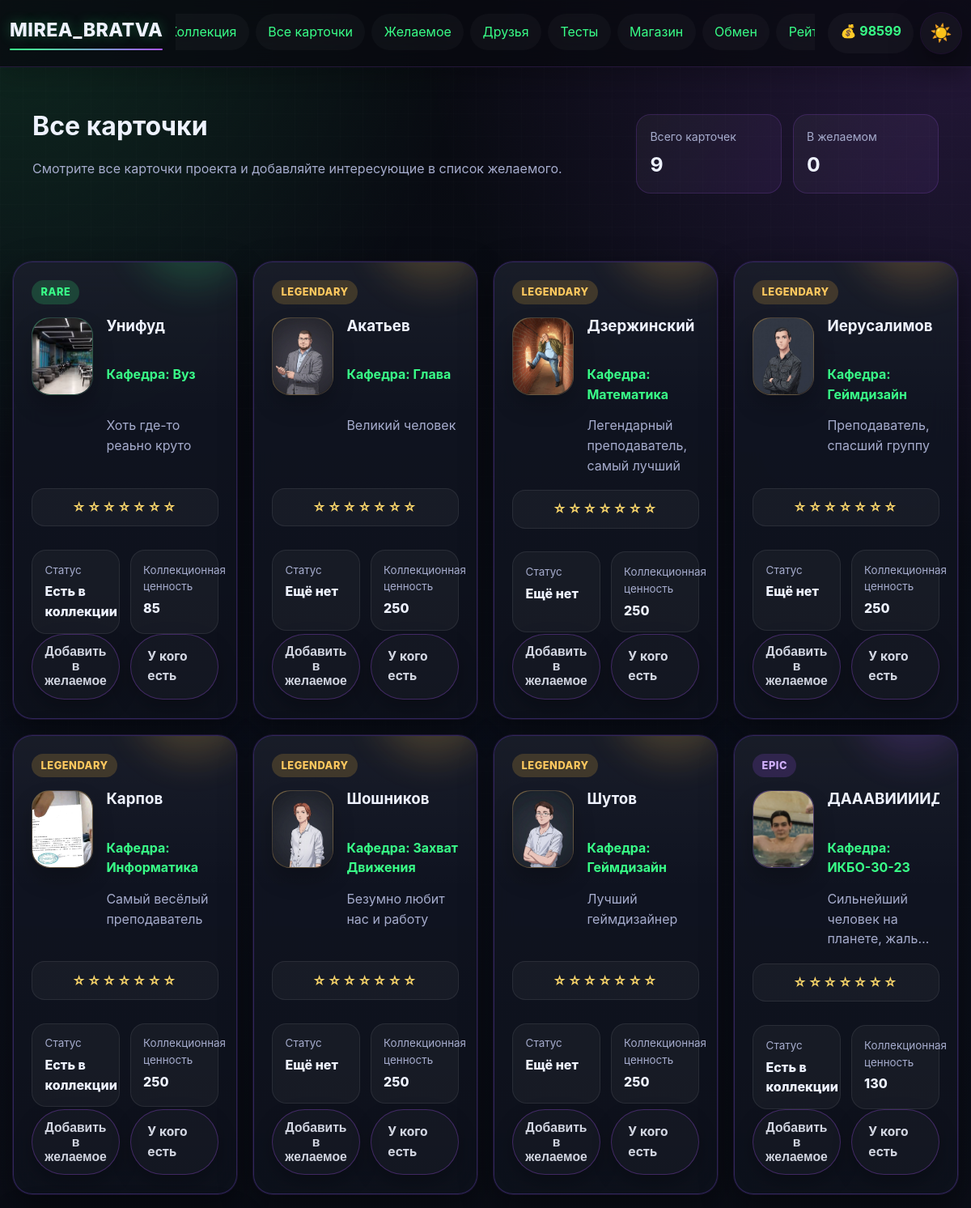
The page /cards (signed in, upper part) on the database as committed earlier.
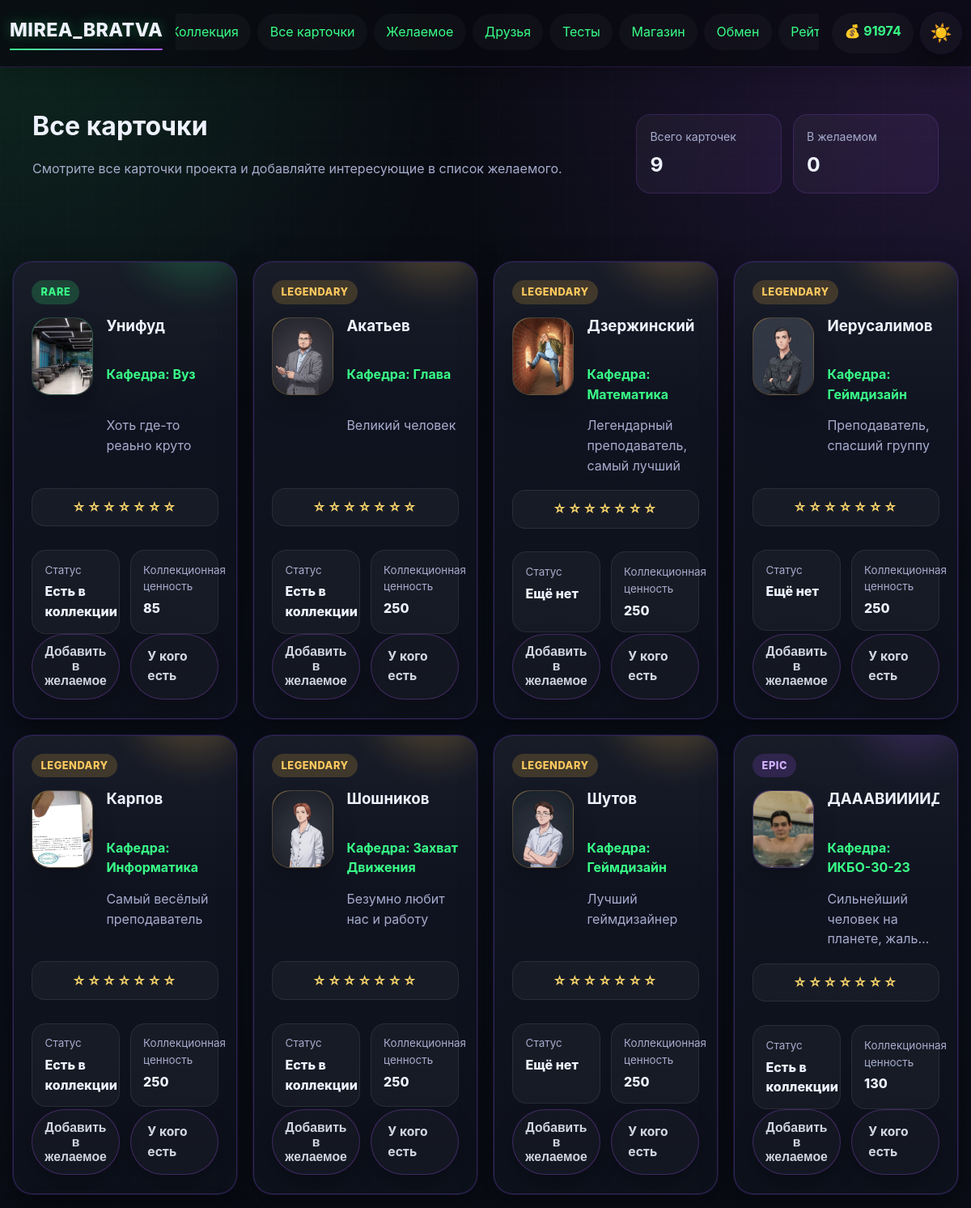
The same page on the database as committed later.
### app.py (models this page shows)
class User(UserMixin, db.Model):
    __tablename__ = 'user'
    id = db.Column(db.Integer, primary_key=True)
    username = db.Column(db.String(80), unique=True, nullable=False)
    email = db.Column(db.String(120), unique=True, nullable=False)
    password_hash = db.Column(db.String(200), nullable=False)
    coins = db.Column(db.Integer, default=100)
    profile_theme = db.Column(db.String(50), default='dark')
    avatar_frame = db.Column(db.String(50), default='none')
    bio = db.Column(db.Text, default='')
    owned_frames = db.Column(db.Text, default='[]')
    avatar_icon = db.Column(db.String(50), default='letter')
    created_at = db.Column(db.DateTime, default=datetime.utcnow)
    last_daily_bonus = db.Column(db.DateTime, default=None)

class Card(db.Model):
    __tablename__ = 'card'
    id = db.Column(db.Integer, primary_key=True)
    name = db.Column(db.String(100), nullable=False)
    description = db.Column(db.Text)
    rarity = db.Column(db.String(20), nullable=False)
    subject = db.Column(db.String(50), nullable=False)
    image_url = db.Column(db.String(200))
    base_price = db.Column(db.Integer, default=50)

### app.py (the view)
@app.route('/cards')
@login_required
def cards_catalog():
    cards = Card.query.order_by(Card.rarity.desc(), Card.name.asc()).all()
    wishlist_ids = {item.card_id for item in WishlistItem.query.filter_by(user_id=current_user.id).all()}
    owned_ids = {item.card_id for item in UserCard.query.filter_by(user_id=current_user.id).all()}
    return render_template('cards.html', cards=cards, wishlist_ids=wishlist_ids, owned_ids=owned_ids, get_card_letter=get_card_letter, get_card_stars_display=get_card_stars_display)

### app.py (called while the page is built)
@login_manager.user_loader
def load_user(user_id):
    return db.session.get(User, int(user_id))

def get_card_letter(card):
    return {
        'common': 'C',
        'rare': 'R',
        'epic': 'E',
        'legendary': 'L',
    }.get(card.rarity, '?')

def get_card_stars_display(star_level):
    star_level = max(0, int(star_level or 0))
    return '★' * star_level + '☆' * (7 - star_level)

### templates/cards.html (shortened to what this page needs)
{% extends "base.html" %}
{% from "_card_macros.html" import showcase_card %}
{% block content %}
<div class="collection-page">
    <div class="collection-hero hero-slim">
        <div>
            <h1>Все карточки</h1>
            <p class="collection-hint">Смотрите все карточки проекта и добавляйте интересующие в список желаемого.</p>
        </div>
        <div class="collection-stats">
            <div class="collection-stat">
                <span class="collection-stat-label">Всего карточек</span>
                <strong>{{ cards|length }}</strong>
            </div>
            <div class="collection-stat">
                <span class="collection-stat-label">В желаемом</span>
                <strong>{{ wishlist_ids|length }}</strong>
            </div>
        </div>
    </div>
    <div class="items-grid collection-grid collection-grid-enhanced">
        {% for card in cards %}
        {{ showcase_card(
            card=card,
            image_url=card.image_url,
            rarity=card.rarity,
            letter=get_card_letter(card),
            subject=card.subject,
            description=card.description,
            stars=get_card_stars_display(0),
            meta_items=[
                {'label': 'Статус', 'value': 'Есть в коллекции' if card.id in owned_ids else 'Ещё нет'},
                {'label': 'Коллекционная ценность', 'value': card.base_price}
            ],
            action_html=action_html,
            owner_url=url_for('card_owners', card_id=card.id)
        ) }}
        {% endfor %}
    </div>
</div>
{% endblock %}

### templates/base.html (shortened to what this page needs)
<!DOCTYPE html>
<html lang="ru">
<head>
    <link rel="stylesheet" href="{{ url_for('static', filename='css/style.css') }}">
</head>
<body class="{% if current_user.is_authenticated and current_user.profile_theme == 'light' %}light-theme{% else %}dark-theme{% endif %}">
    <nav class="navbar">
        <div class="nav-container">
            <a class="nav-logo" href="{{ url_for('index') }}">MIREA_BRATVA</a>
            <div class="nav-main">
                <ul class="nav-menu">
                    {% if current_user.is_authenticated %}
                        <li><a href="{{ url_for('collection') }}">Коллекция</a></li>
                        <li><a href="{{ url_for('cards_catalog') }}">Все карточки</a></li>
                        <li><a href="{{ url_for('wishlist') }}">Желаемое</a></li>
                        <li><a href="{{ url_for('friends') }}">Друзья</a></li>
                        <li><a href="{{ url_for('quizzes') }}">Тесты</a></li>
                        <li><a href="{{ url_for('shop') }}">Магазин</a></li>
                        <li><a href="{{ url_for('exchange') }}">Обмен</a></li>
                        <li><a href="{{ url_for('rating') }}">Рейтинг</a></li>
                    {% else %}
                        <li><a href="{{ url_for('login') }}">Вход</a></li>
                        <li><a href="{{ url_for('register') }}">Регистрация</a></li>
                    {% endif %}
                </ul>
            </div>
            {% if current_user.is_authenticated %}
            <div class="nav-actions">
                <div class="coins">💰 {{ current_user.coins }}</div>
                <a class="theme-toggle nav-pill" href="{{ url_for('toggle_theme') }}" title="Переключить тему">
                    {% if current_user.profile_theme == 'light' %}🌙{% else %}☀️{% endif %}
                </a>
            </div>
            {% endif %}
        </div>
    </nav>
    <main class="container">
        {% block content %}{% endblock %}
    </main>
</body>
</html>

### templates/_card_macros.html (shortened to what this page needs)
{% macro showcase_card(card, rarity, letter, subject, description, stars='', top_badge='', meta_items=[], action_html='', owner_url='', owner_label='У кого есть', image_url='') -%}
<article class="shop-item card-tile card-showcase card-standard rarity-{{ rarity }}">
    <div class="card-showcase-glow"></div>
    <div class="card-showcase-top">
        <span class="rarity-badge rarity-badge-{{ rarity }}">{{ rarity }}</span>
    </div>
    <div class="card-showcase-body">
        <div class="card-emblem rarity-emblem-{{ rarity }}">
            {% if image_url %}
                <img src="{{ image_url }}" alt="{{ card.name }}" style="width:100%;height:100%;object-fit:cover;border-radius:inherit;">
            {% else %}
                {{ letter }}
            {% endif %}
        </div>
        <div class="card-copy">
            <h3>{{ card.name }}</h3>
            <p class="card-subject-line">Кафедра: {{ subject }}</p>
            <p class="card-description-preview">{{ description }}</p>
        </div>
    </div>
    {% if stars %}
    <div class="card-stars-row" aria-label="Звёздность">{{ stars }}</div>
    {% endif %}
    {% if meta_items %}
    <div class="card-meta-grid">
        {% for item in meta_items %}
        <div class="meta-chip {% if item.accent %}meta-chip-accent{% endif %}">
            <span>{{ item.label }}</span>
            <strong>{{ item.value }}</strong>
        </div>
        {% endfor %}
    </div>
    {% endif %}
    {% if action_html or owner_url %}
    <div class="card-action-slot {% if action_html and owner_url %}card-action-slot-dual{% endif %}">
        {% if action_html %}{{ action_html|safe }}{% endif %}
        {% if owner_url %}<a class="btn btn-secondary" href="{{ owner_url }}">{{ owner_label }}</a>{% endif %}
    </div>
    {% endif %}
</article>
{%- endmacro %}

Rows that differ between the two databases and show on the page:
changed User: coins "98599" → "91974"
Other text that changed with them:
new list line: "Статус Есть в коллекции"
list line gone: "Статус Ещё нет"
